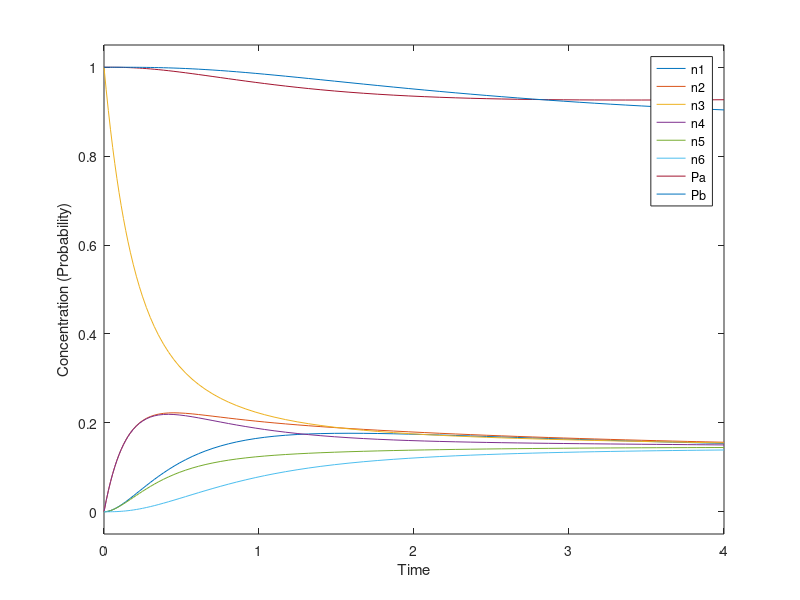
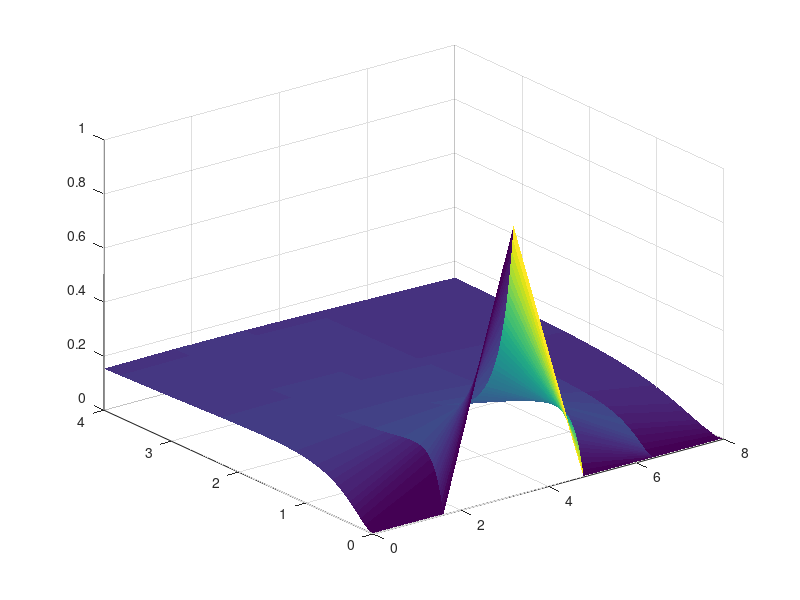

Recreate these plots in MATLAB, in order.
clear all
close all


a = 0;
b = 8;
N = 6;

h = (b-a)/(N-1);

% mass matrix
M = 2*h/3*diag(ones(N,1)) +h/6*diag(ones(N-1,1),1) +h/6*diag(ones(N-1,1),-1);

% stiffness matrix
K = 2/h*diag(ones(N,1)) -1/h*diag(ones(N-1,1),1) -1/h*diag(ones(N-1,1),-1);

% Neumann BCs:
M(1,1) = h/3;
M(N,N) = h/3;
K(1,1) = 1/h;
K(N,N) = 1/h;

%% inhomogenous BCs:
% setting constants:
alpha = 3;  % diffusion coefficient
Pa = 1;
Pb = 1;

da = zeros(N,1);
da(1) = 1/alpha;
Qa = diag(da);

db = zeros(N,1);
db(N) = 1/alpha;
Qb = diag(db);


% initial values
U = zeros(N,1);
U(ceil(N/2)) = 1;

% building large system (incorporating boundary conditions)
Xt = [U; Pa; Pb];
Mhat = [M, zeros(N,2); zeros(2,N), [1, 0; 0, 1]];
Khat = [K, zeros(N,2); zeros(2,N+2)];
Qahat = @(X) [Qa, zeros(N,2); zeros(2,N), [X(1), 0; 0, 0]];
Qbhat = @(X) [Qb, zeros(N,2); zeros(2,N), [0, 0; 0, X(N)]];
dahat = [da; 0; 0];
dbhat = [db; 0; 1];
eahat = [zeros(N,1); 1; 0];


% settings constants
k1 = 0.5;
k2 = 0.5;
k3 = 0.5;
k4 = 0.5;
k5 = 0.5;

% function to integrate
myfun = @(t,X) -alpha*Khat*X - k3*Qahat(X)*X + k4*(1-X(N+1))*dahat ...
     +  (k4 + k5)*(1-X(N+1))*eahat - k1*Qbhat(X)*X + k2*(1-X(N+2))*dbhat;

options = odeset('Mass', Mhat);
T = 4;
[t,xa] = ode45(myfun,[0 T],Xt, options);

figure
plot (t, xa)
shading flat
legend('n1', 'n2', 'n3', 'n4', 'n5', 'n6', 'Pa', 'Pb')
axis([0 T -0.05 1.05])
xlabel('Time')
ylabel('Concentration (Probability)')


figure
surf(a:h:b, t, xa(:,1:N))
shading flat

